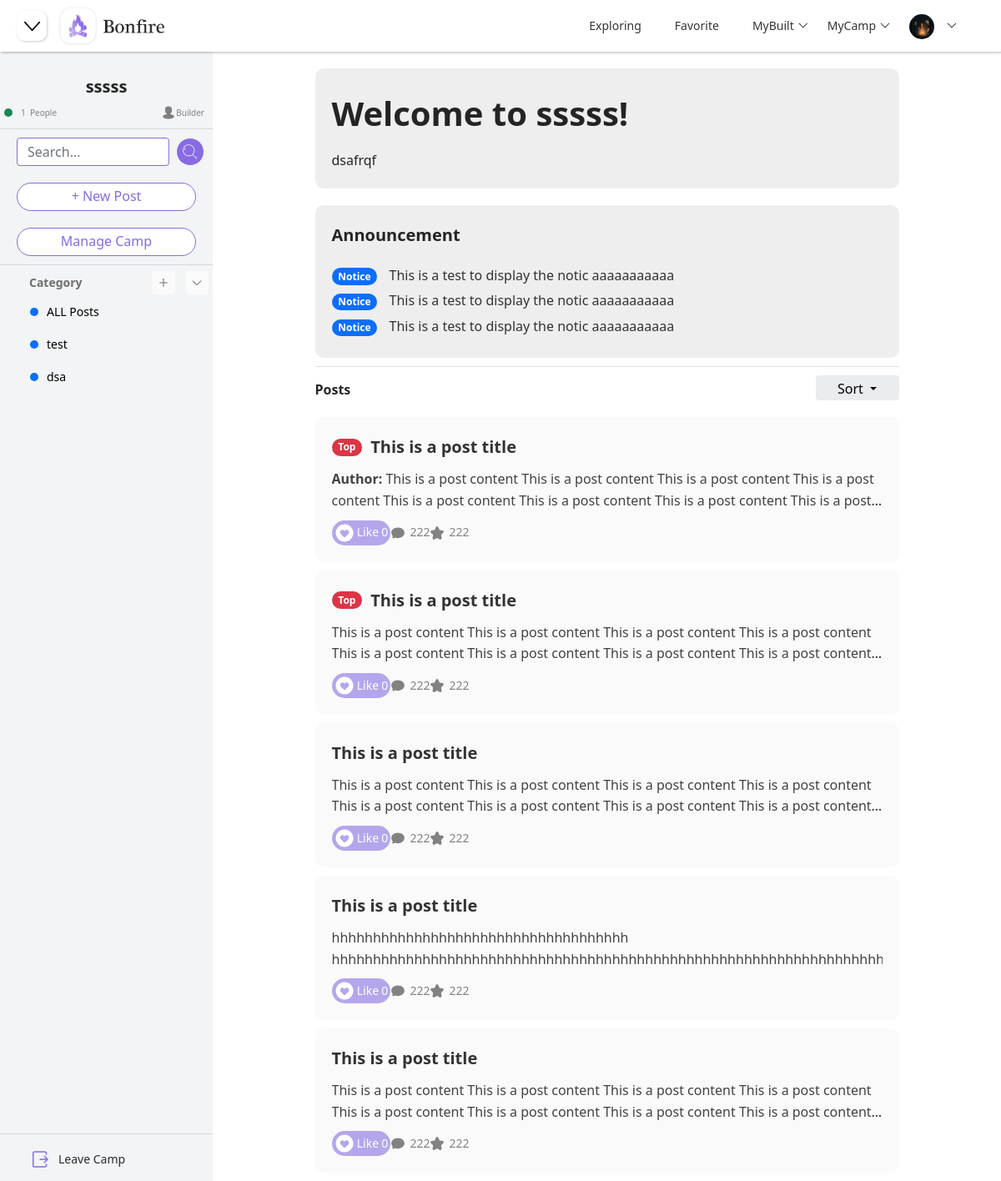
Page /camp/5 (signed in) on the earlier database version.
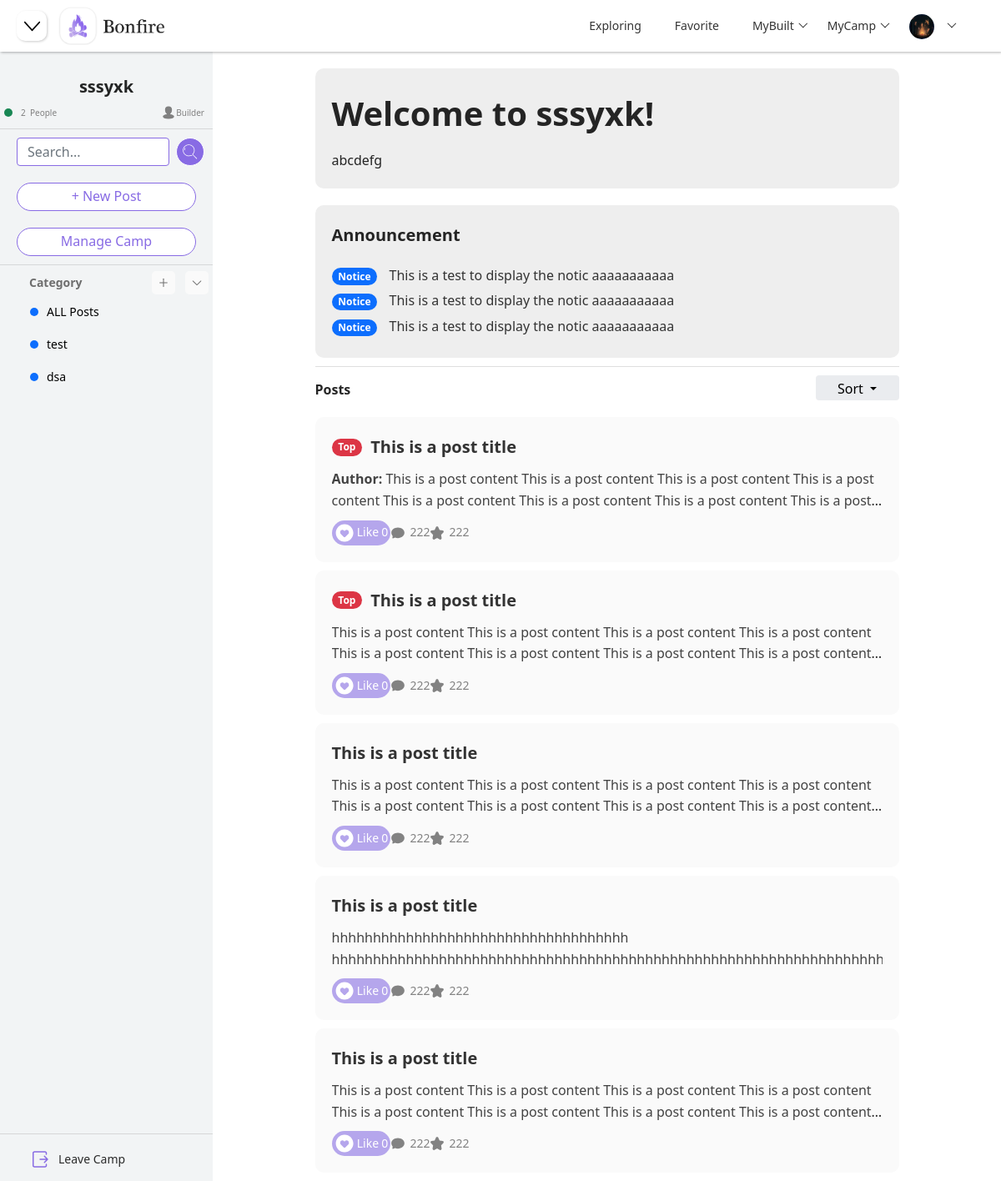
Same page on the later database version.
### models.py (models this page shows)
class CampModel(db.Model):
    __tablename__ = "camp"
    id = db.Column(db.Integer, primary_key=True, autoincrement=True)
    name = db.Column(db.String(100), nullable=False, unique=False)
    description = db.Column(db.String(200), nullable=True)
    background = db.Column(db.String(200), nullable=True, default="default_camp.png")
    create_time = db.Column(db.DateTime, default=datetime.now)

### blueprints/camp.py (the view)
class Camp(Resource):
    def get(self, camp_id):
        session["camp_id"] = camp_id
        camp = CampModel.query.filter_by(id=camp_id).first()
        camp_user = CampUserModel.query.filter_by(camp_id=camp_id).all()
        users_num = len(camp_user)
        camp_dict = {"camp_id": camp.id, "camp_name": camp.name, "camp_description": camp.description,
                     "camp_background": camp.background, "users_num": users_num}
        user_id = session.get("user_id")
        if user_id:
            camp_user = CampUserModel.query.filter_by(user_id=user_id, camp_id=camp_id).first()
            if camp_user:
                identity = camp_user.identity
            else:
                identity = "visitor"
        else:
            identity = "visitor"
        categories = CategoryModel.query.filter_by(camp_id=camp_id).all()
        categories_list = []
        categories_dict = {}
        for category in categories:
            categories_dict["category_id"] = category.id
            categories_dict["category_name"] = category.name
            categories_dict["category_color"] = category.color
            categories_list.append(categories_dict)
            categories_dict = {}
        camp_builders = get_all_camp_builder()
        camp_joins = get_all_camp_join()
        return render_template("camp.html", camp=camp_dict, categories=categories_list, identity=identity,
                               camp_builders=camp_builders, camp_joins=camp_joins)

### app.py (called while the page is built)
@app.before_request
def before_request():
    user_id = session.get("user_id")
    if user_id:
        try:
            user = UserModel.query.get(user_id)
            g.user = user
        except:
            g.user = None

@app.context_processor
def context_processor():
    if hasattr(g, "user"):
        return {"user": g.user}
    else:
        return {}

### blueprints/camp.py (called while the page is built)
@api.representation('text/html')
def output_html(data, code, headers=None):
    if isinstance(data, str):
        resp = Response(data)
        return resp
    else:
        return Response(json.dumps(data), mimetype='application/json')

### controller.py (called while the page is built)
def get_all_camp_builder():
    user_id = session.get("user_id")
    if user_id:
        camp_user = CampUserModel.query.filter_by(user_id=user_id, identity="Builder").all()
        camps = []
        camp_dict = {}
        for camp in camp_user:
            camp_dict["camp_id"] = camp.camp_id
            camp = CampModel.query.filter_by(id=camp.camp_id).first()
            camp_dict["camp_name"] = camp.name
            camps.append(camp_dict)
            camp_dict = {}
        return camps
    else:
        return {}

### templates/camp.html (shortened to what this page needs)
{% extends "components/index_navi.html" %}
{% block head %}
    <link rel="stylesheet" href="{{ url_for('static', filename='css/camp.css') }}">
{% endblock %}
{% block navi_shrink %}
    <button class="justify-content-start shrink-btn" onclick="side()">
    </button>
{% endblock %}
{% block body %}
    {% include "components/camp_side.html" %}
    {% include "components/show_posts.html" %}
{% endblock %}

### templates/components/camp_side.html (shortened to what the changed rows need)
<div class="container-fluid" id="main-body">
    <div class="side-menu" id="side-menu">
        <div id="hide-menu">
            <div class="camp-info" id="camp-info">
                <h3 class="camp-name">
                    {{ camp["camp_name"] }}
                </h3>
                <div class="people-info">
                    <div class="item-info-people">
                        <div class="circle bg-success"></div>
                        <p class="info-people">{{ camp["users_num"] }} &nbsp</p>
                        <p class="info-people">People</p>
                    </div>
                    <div class="camp-identity">
                    </div>
                </div>
            </div>
        </div>
    </div>
</div>

### templates/components/show_posts.html (shortened to what the changed rows need)
<div class="container-box" id="container-box">
    <div class="center" id="center-box">
        <div class="camp-info-head">
            <div class="camp-info-title">
                <h1 style="font-weight: bold">Welcome to {{ camp["camp_name"] }}!</h1>
            </div>
            <div class="camp-info-content">
                <p>{{ camp["camp_description"] }}</p>
            </div>
        </div>
    </div>
</div>

Differences in the rows shown:
changed CampModel: camp_name "sssss" → "sssyxk"; camp_description "dsafrqf" → "abcdefg"
Other differences:
{{ camp["users_num"] }}: "1" → "2"
